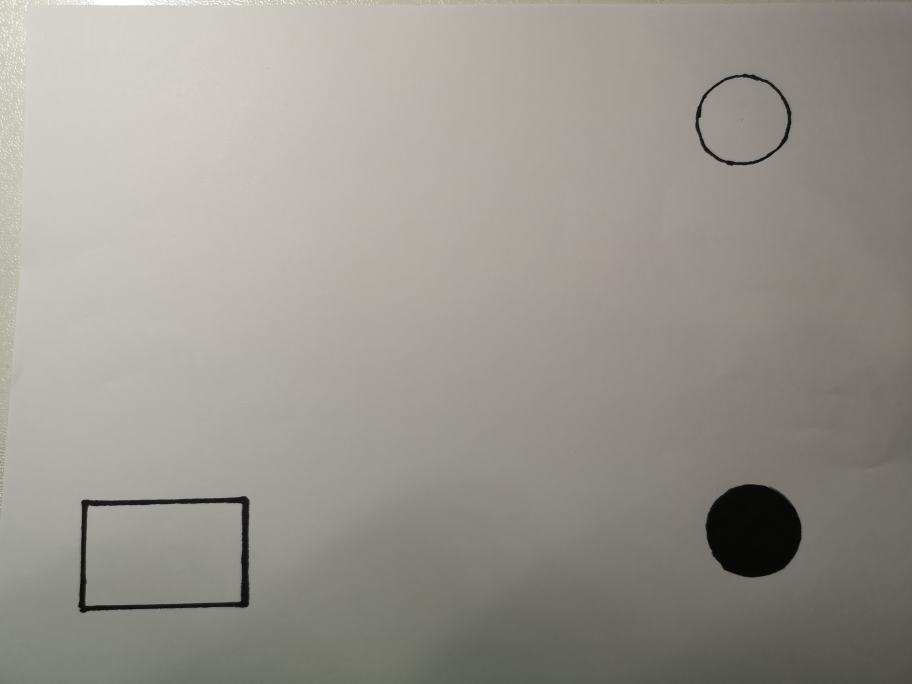
#> input picture computer vision/Second_trials_square/square_twocars.jpg, 3648 x 2736 px (shown at 1/4 size)
$ python circles3.py
#> lines starting #> are read from the running program, lines starting #| are printed output that depends on the picture; after the words box and inside, x2 and y2 are one past the last pixel; in counts of white or black regions, pixels touching at a corner belong together
import numpy as np
import cv2 as cv

img = cv.imread('square_twocars.jpg')
#> img is the input picture: shape (2736, 3648, 3); mean B, G, R 143.1, 150.2, 153.4
edge = cv.Canny(img,75,150)
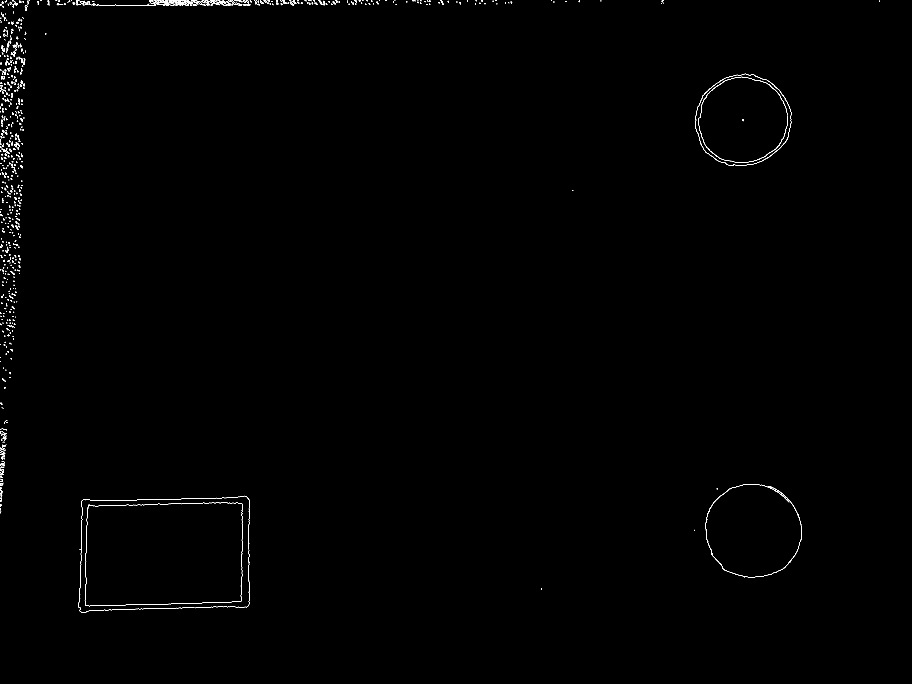
#> edge: shape (2736, 3648) (shown at 1/4 size); 0.23% white in thin lines or dots, all inside (x1, y1, x2, y2) = (0, 0, 3520, 2452)


circles = cv.HoughCircles(edge,cv.HOUGH_GRADIENT,1,50,param1=100,param2=30,minRadius=125,maxRadius=200)
#> circles = [[2972.5, 486.5, 177.4], [3009.5, 2132.5, 196.1]]

circles = np.uint16(np.around(circles))
#> circles = [[2972, 486, 177], [3010, 2132, 196]]

for i in circles[0,:]:
   # draw the outer circle
   cv.circle(img,(i[0],i[1]),i[2],(0,255,0),2)
   # draw the center of the circle
   cv.circle(img,(i[0],i[1]),2,(0,0,255),3)
#> this loop made 2 passes

print(circles[0,:])
#| [[2972  486  177]
#|  [3010 2132  196]]

cv.imwrite("HoughCircles_square_twocars.jpg", img)
